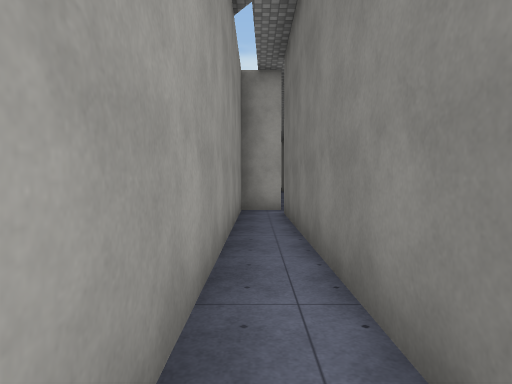
View 1 (above)

14 first-person views from a walk through a Unity game level. The camera is 1.5 m above the floor, tilts 2° down and sees 75° across. The floor is counted in squares, 2 m on a side. Each view is taken from the middle of a square. On the plan, view 1 faces up. The plan holds only what a view shows up to about 11 squares ahead; the rest is blank. The place goes on beyond the plan. Surface patterns are stand-ins for the level's own textures.

View 2
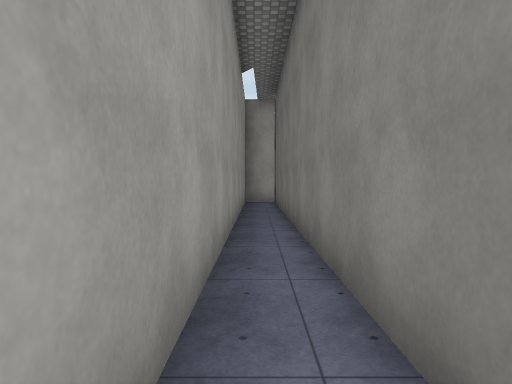

View 3
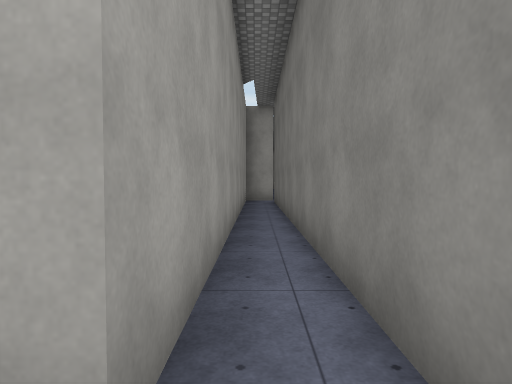

View 4
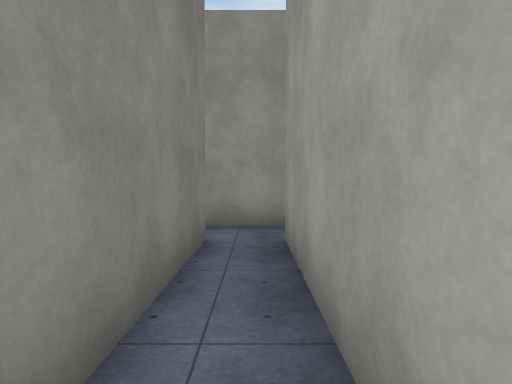

View 5
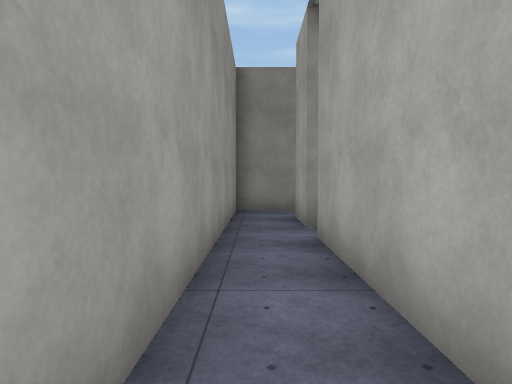

View 6
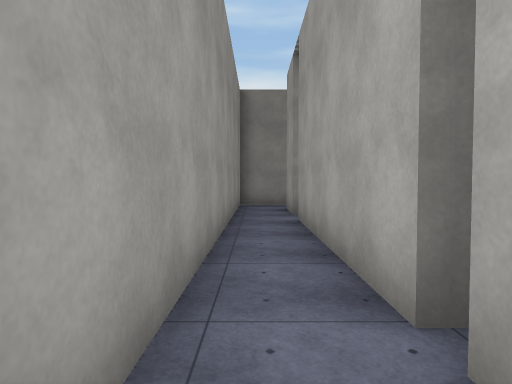

View 7
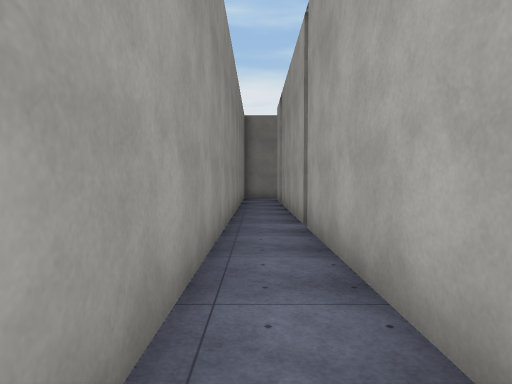

View 8
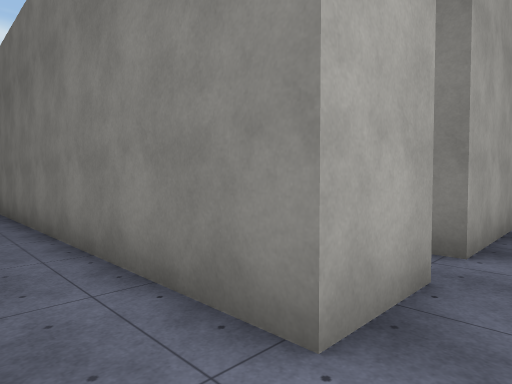

View 9
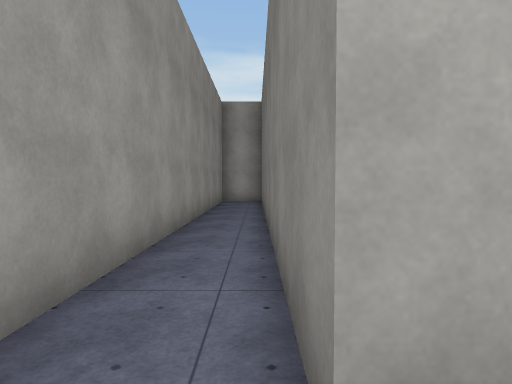

View 10
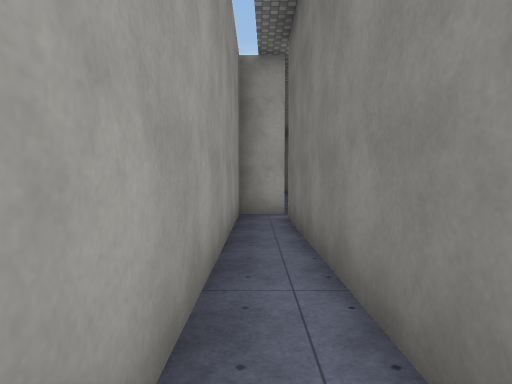

View 11
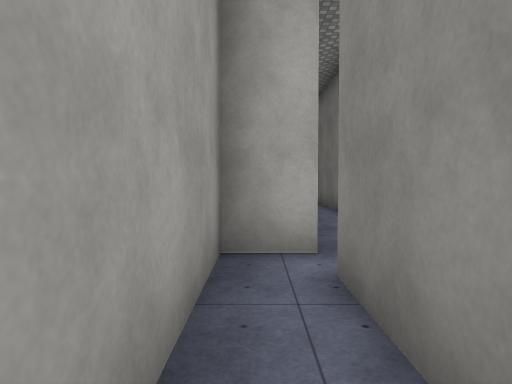

View 12
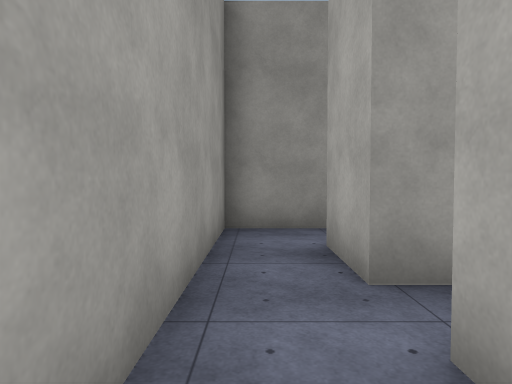

View 13
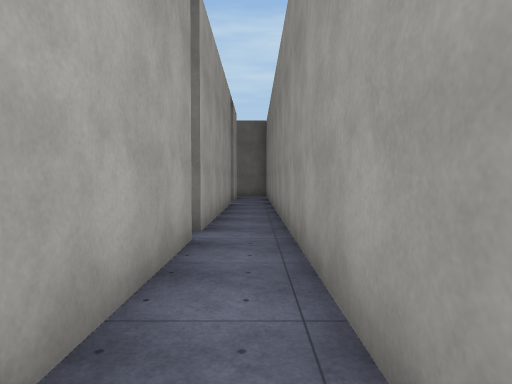

View 14
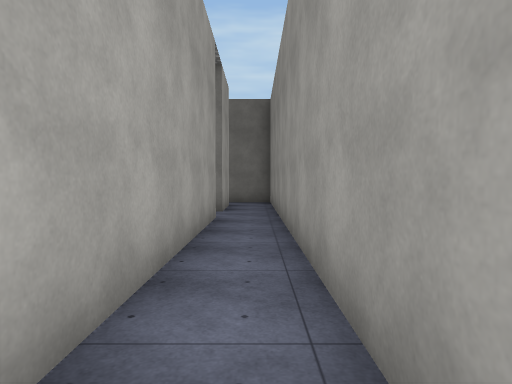

### Floor plan
Ten units are one square. View 1 is at (0, 0); x grows to the right and y downward. Boxes are objects, and circles mark ways between rooms. Rooms are numbered by the first view taken in them; rooms with no view inside come last. Other rooms are left out.
<svg viewBox="-37 -85 208 135">
<path fill="none" stroke="#000" d="M6 32 6 -76M-4 -74 -4 32M103 32 56 32M54 32 6 32M-5 45 164 45M166 32 109 32M-4 32 -18 32 -18 -65M-32 -70 -32 45 -5 45"/>
<circle cx="0" cy="30" r="3" fill="#2a7"/>
<circle cx="-10" cy="40" r="3" fill="#2a7"/>
<text x="0" y="-20">1</text>
<text x="80" y="40">2</text>
<text x="-20" y="-10">3</text>
</svg>
Room 1 opens to room 2. Room 2 opens to room 3.

Where each view was taken, in squares from view 1:
view 1: 0 up, 0 right, facing up
view 2: 3 down, 0 right, facing up
view 3: 4 down, 0 right, facing up
view 4: 1 up, 0 right, facing down
view 5: 4 down, 5 right, facing left
view 6: 4 down, 7 right, facing left
view 7: 4 down, 11 right, facing left
view 8: 4 down, 3 left, facing up-right
view 9: 4 down, 2 left, facing up
view 10: 1 up, 0 right, facing up
view 11: 5 up, 0 right, facing up
view 12: 4 down, 2 right, facing left
view 13: 4 down, 6 right, facing right
view 14: 4 down, 10 right, facing right
